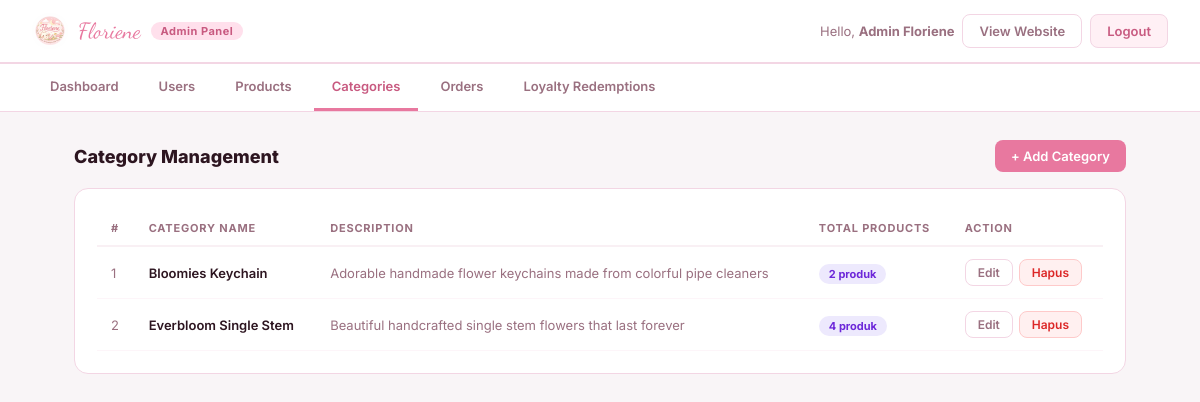
The page /admin.php?section=categories (signed in) on the database its author committed.
### tables this page shows
CREATE TABLE IF NOT EXISTS kategori (
    id_kategori INT AUTO_INCREMENT PRIMARY KEY,
    nama VARCHAR(255) NOT NULL,
    deskripsi TEXT,
    created_at TIMESTAMP DEFAULT CURRENT_TIMESTAMP,
    INDEX idx_nama (nama)
);

### admin.php (the view, shortened to what this page needs)
<?php
include 'php/db.php';
$section = $_GET['section'] ?? 'dashboard';
$users = $produk = $kategori = $pesanan = [];
if ($section === 'categories') {
    $res = $conn->query("SELECT k.*, COUNT(p.id_produk) AS jml FROM kategori k LEFT JOIN produk p ON k.id_kategori=p.id_kategori GROUP BY k.id_kategori");
    while ($r = $res->fetch_assoc())
        $kategori[] = $r;
}
?>
<!DOCTYPE html>
<html lang="id">
<head>
    <script src="https://cdn.tailwindcss.com"></script>
    <link rel="stylesheet" href="css/admin.css">
</head>
<body>
    <div class="header">
        <div class="header-logo">
            <img src="img/logo.png" alt="Floriene">
            <span class="brand">Floriene</span>
            <span class="role-tag">Admin Panel</span>
        </div>
        <div class="header-right">
            <span style="font-size:13px;color:#9a7080;">Hello,
                <strong><?= htmlspecialchars($_SESSION['nama']) ?></strong></span>
            <a href="index.php" target="_blank">View Website</a>
            <a href="php/auth.php?aksi=logout" class="btn-logout">Logout</a>
        </div>
    </div>
    <nav class="nav">
        <a href="admin.php?section=dashboard" class="<?= $section === 'dashboard' ? 'active' : '' ?>">Dashboard</a>
        <a href="admin.php?section=users" class="<?= $section === 'users' ? 'active' : '' ?>">Users</a>
        <a href="admin.php?section=products" class="<?= $section === 'products' ? 'active' : '' ?>">Products</a>
        <a href="admin.php?section=categories" class="<?= $section === 'categories' ? 'active' : '' ?>">Categories</a>
        <a href="admin.php?section=orders" class="<?= $section === 'orders' ? 'active' : '' ?>">Orders</a>
        <a href="admin.php?section=loyalties" class="<?= $section === 'loyalties' ? 'active' : '' ?>">Loyalty Redemptions</a>
    </nav>
    <div class="main">
        <?php if ($section === 'categories'): ?>
            <div class="sec-head">
                <h2>Category Management</h2>
                <button class="btn btn-pink" onclick="bukaModal('modal-tambah-kategori')">+ Add Category</button>
            </div>
            <div class="card">
                <div class="table-wrap">
                    <table>
                        <thead>
                            <tr>
                                <th>#</th>
                                <th>Category Name</th>
                                <th>Description</th>
                                <th>Total Products</th>
                                <th>Action</th>
                            </tr>
                        </thead>
                        <tbody>
                            <?php if (empty($kategori)): ?>
                                <tr>
                                    <td colspan="5" class="empty">No categories yet.</td>
                                </tr>
                            <?php else: ?>
                                <?php foreach ($kategori as $i => $k): ?>
                                    <tr>
                                        <td style="color:#9a7080;"><?= $i + 1 ?></td>
                                        <td style="font-weight:600;"><?= htmlspecialchars($k['nama']) ?></td>
                                        <td style="color:#9a7080;"><?= htmlspecialchars($k['deskripsi'] ?? '-') ?></td>
                                        <td><span class="badge b-purple"><?= $k['jml'] ?> produk</span></td>
                                        <td style="display:flex;gap:6px;">
                                            <button class="btn btn-sm btn-outline"
                                                onclick='isiEditKategori(<?= htmlspecialchars(json_encode($k)) ?>)'>Edit</button>
                                            <form method="POST" action="php/kategori.php" style="margin:0;"
                                                onsubmit="return confirm('Hapus kategori ini?')">
                                                <button type="submit" class="btn btn-sm btn-danger">Hapus</button>
                                            </form>
                                        </td>
                                    </tr>
                                <?php endforeach; ?>
                            <?php endif; ?>
                        </tbody>
                    </table>
                </div>
            </div>
        <?php endif; ?>
    </div>
</body>
</html>

### css/admin.css (style rules this page uses)
* { margin: 0; padding: 0; box-sizing: border-box; }
body { font-family: "Inter", sans-serif; background: #f9f5f7; color: #2d1520; min-height: 100vh; }
.header { background: #fff; border-bottom: 2px solid #f3d6e4; padding: 0 32px; display: flex; align-items: center; justify-content: space-between; height: 64px; position: sticky; top: 0; z-index: 100; }
.header-logo { display: flex; align-items: center; gap: 10px; }
.header-logo img { width: 36px; height: 36px; border-radius: 50%; object-fit: cover; }
.header-logo .brand { font-family: "Dancing Script", cursive; font-size: 22px; color: #e8789f; }
.header-logo .role-tag { background: #ffe0ec; color: #c85a80; font-size: 11px; font-weight: 700; padding: 2px 10px; border-radius: 20px; letter-spacing: 0.5px; }
.header-right { display: flex; align-items: center; gap: 8px; }
.header-right a { text-decoration: none; font-size: 13px; font-weight: 600; padding: 8px 16px; border-radius: 8px; border: 1.5px solid #f3d6e4; color: #9a7080; transition: background 0.2s; }
.header-right .btn-logout { background: #fff0f5; color: #c85a80; border-color: #f3d6e4; }
.nav { background: #fff; border-bottom: 1px solid #f3d6e4; padding: 0 32px; display: flex; gap: 4px; overflow-x: auto; }
.nav a { text-decoration: none; display: block; padding: 14px 18px; font-size: 13px; font-weight: 600; color: #9a7080; border-bottom: 3px solid transparent; white-space: nowrap; transition: all 0.2s; }
.nav a.active { color: #c85a80; border-bottom-color: #e8789f; }
.main { max-width: 1100px; margin: 0 auto; padding: 28px 24px; }
.card { background: #fff; border-radius: 14px; padding: 22px; border: 1px solid #f3d6e4; }
.sec-head { display: flex; align-items: center; justify-content: space-between; margin-bottom: 16px; flex-wrap: wrap; gap: 10px; }
.sec-head h2 { font-size: 18px; font-weight: 800; color: #2d1520; }
.table-wrap { overflow-x: auto; }
table { width: 100%; border-collapse: collapse; }
thead th { font-size: 11px; font-weight: 700; color: #9a7080; text-transform: uppercase; letter-spacing: 0.8px; padding: 10px 14px; text-align: left; border-bottom: 2px solid #f9f0f4; white-space: nowrap; }
tbody tr { border-bottom: 1px solid #fdf5f9; transition: background 0.15s; }
tbody td { padding: 12px 14px; font-size: 13px; vertical-align: middle; }
.badge { padding: 3px 10px; border-radius: 20px; font-size: 11px; font-weight: 700; white-space: nowrap; }
.b-purple { background: #ede9fd; color: #6d28d9; }
.btn { display: inline-flex; align-items: center; gap: 5px; padding: 8px 16px; border-radius: 8px; font-size: 13px; font-weight: 600; border: none; cursor: pointer; font-family: "Inter", sans-serif; transition: opacity 0.2s; text-decoration: none; }
.btn-pink { background: #e8789f; color: #fff; }
.btn-outline { background: #fff; color: #9a7080; border: 1.5px solid #f3d6e4; }
.btn-danger { background: #fff0f0; color: #dc2626; border: 1.5px solid #fecaca; }
.btn-sm { padding: 5px 12px; font-size: 12px; }

### rows shown on the page
kategori: nama "Bloomies Keychain", deskripsi "Adorable handmade flower keychains made from colorful pipe cleaners", jml "2"
kategori: nama "Everbloom Single Stem", deskripsi "Beautiful handcrafted single stem flowers that last forever", jml "4"

### other values the page prints
$_SESSION['nama'] "Admin Floriene"
